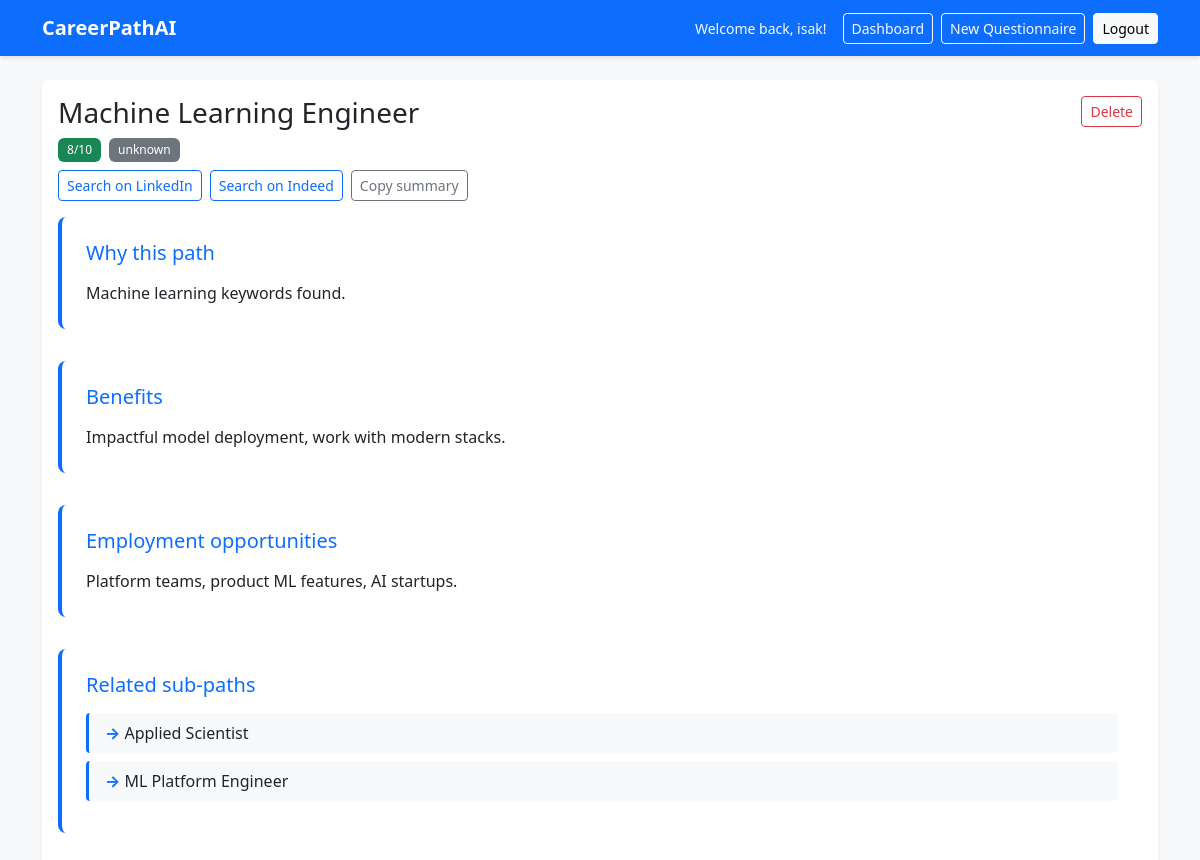
Page /recommendation/10/ (signed in) on the committed database.
### recommender/models.py (models this page shows, shortened)
class Recommendation(models.Model):
    questionnaire = models.ForeignKey(Questionnaire, on_delete=models.CASCADE, related_name="recommendations")
    career_name = models.CharField(max_length=150)
    score = models.PositiveIntegerField()
    explanation = models.TextField()
    getting_started = models.JSONField(default=list, blank=True)
    resources = models.JSONField(default=list, blank=True)
    interview_prep = models.JSONField(default=list, blank=True)
    how_to_apply = models.JSONField(default=list, blank=True)
    generation_source = models.CharField(max_length=20, default="unknown")  # genai|heuristic|unknown
    model_name = models.CharField(max_length=100, blank=True, default="")
    prompt_version = models.CharField(max_length=50, blank=True, default="")
    user_rating = models.SmallIntegerField(null=True, blank=True)  # 1=helpful, -1=not helpful
    user_rating_note = models.TextField(blank=True, default="")
    created_at = models.DateTimeField(auto_now_add=True)
    deleted_at = models.DateTimeField(null=True, blank=True)

### recommender/views.py (the view)
# urls.py: path("recommendation/<int:pk>/", views.recommendation_detail, name="recommendation_detail"),
@login_required
def recommendation_detail(request, pk):
    rec = get_object_or_404(Recommendation, pk=pk, questionnaire__user=request.user)
    if rec.deleted_at is not None:
        messages.warning(request, "This recommendation is in the recycle bin.")
        return redirect("dashboard")
    parsed = _parse_explanation(rec.explanation)
    return render(
        request,
        "recommender/recommendation_detail.html",
        {
            "rec": rec,
            "details": parsed,
        },
    )

### recommender/views.py (called while the page is built)
def _parse_explanation(text: str) -> dict:
    parsed = {"why": "", "benefits": "", "opportunities": "", "sub_paths": []}
    if not text:
        return parsed
    for line in text.splitlines():
        lower = line.lower()
        if line.startswith("Why:"):
            parsed["why"] = line.replace("Why:", "", 1).strip()
        elif lower.startswith("benefits:"):
            parsed["benefits"] = line.split(":", 1)[1].strip() if ":" in line else line.strip()
        elif lower.startswith("employment opportunities:"):
            parsed["opportunities"] = line.split(":", 1)[1].strip() if ":" in line else line.strip()
        elif lower.startswith("related sub-paths:"):
            sub = line.split(":", 1)[1].strip() if ":" in line else ""
            parsed["sub_paths"] = [s.strip() for s in sub.split(",") if s.strip()]
    return parsed

### recommender/templates/recommender/recommendation_detail.html (shortened to what this page needs)
{% extends "base.html" %}
{% load tz %}
{% block content %}
<div class="card shadow-sm">
  <div class="card-body">
    <div class="d-flex justify-content-between align-items-start mb-3">
      <div>
        <h3 class="card-title mb-2">{{ rec.career_name }}</h3>
        <div class="d-flex flex-wrap gap-2 align-items-center">
          <span class="badge bg-success">{{ rec.score }}/10</span>
          {% if rec.generation_source %}
          <span class="badge bg-secondary">{{ rec.generation_source }}</span>
          {% endif %}
        </div>
        <div class="mt-2 d-flex flex-wrap gap-2">
          <a class="btn btn-sm btn-outline-primary" target="_blank" rel="noopener noreferrer" href="https://www.linkedin.com/jobs/search/?keywords={{ rec.career_name|urlencode }}">Search on LinkedIn</a>
          <a class="btn btn-sm btn-outline-primary" target="_blank" rel="noopener noreferrer" href="https://www.indeed.com/jobs?q={{ rec.career_name|urlencode }}">Search on Indeed</a>
          <button
            type="button"
            class="btn btn-sm btn-outline-secondary"
            data-copy-share
            data-share-text="CareerPathAI — {{ rec.career_name }} ({{ rec.score }}/10)\n\nWhy: {{ details.why|default:''|escapejs }}\n\nGetting started: \nResources: "
          >Copy summary</button>
        </div>
      </div>
      <form method="post" action="{% url 'delete_recommendation' rec.id %}" onsubmit="return confirm('Move to recycle bin?');">
        <button type="submit" class="btn btn-sm btn-outline-danger">Delete</button>
      </form>
    </div>
    {% if details %}
      {% if details.why %}
      <div class="recommendation-section">
        <h5>Why this path</h5>
        <p class="mb-0">{{ details.why }}</p>
      </div>
      {% endif %}
      {% if details.benefits %}
      <div class="recommendation-section">
        <h5>Benefits</h5>
        <p class="mb-0">{{ details.benefits }}</p>
      </div>
      {% endif %}
      {% if details.opportunities %}
      <div class="recommendation-section">
        <h5>Employment opportunities</h5>
        <p class="mb-0">{{ details.opportunities }}</p>
      </div>
      {% endif %}
      {% if details.sub_paths %}
      <div class="recommendation-section">
        <h5>Related sub-paths</h5>
        <ul class="sub-paths-list mb-0">
          {% for sub in details.sub_paths %}
          <li>{{ sub }}</li>
          {% endfor %}
        </ul>
      </div>
      {% endif %}
    {% else %}
      <p class="mb-0">{{ rec.explanation|linebreaks }}</p>
    {% endif %}
  </div>
</div>
{% endblock %}

### templates/base.html (shortened to what this page needs)
<!DOCTYPE html>
<html lang="en">
  <head>
    {% load static %}
    <link
      href="https://cdn.jsdelivr.net/npm/bootstrap@5.3.3/dist/css/bootstrap.min.css"
      rel="stylesheet"
    />
    <link href="{% static 'css/custom.css' %}" rel="stylesheet" />
  </head>
  <body class="bg-light">
    <nav class="navbar navbar-expand-lg navbar-dark bg-primary mb-4">
      <div class="container">
        <a class="navbar-brand" href="{% url 'landing' %}">CareerPathAI</a>
        <div class="d-flex align-items-center gap-3 ms-auto">
          {% if user.is_authenticated %}
          <span class="text-light small mb-0"
            >Welcome back, {{ user.username }}!</span
          >
          {% endif %}
          <div class="d-flex gap-2">
            {% if user.is_authenticated %}
            <a class="btn btn-outline-light btn-sm" href="{% url 'dashboard' %}"
              >Dashboard</a
            >
            <a
              class="btn btn-outline-light btn-sm"
              href="{% url 'questionnaire' %}"
              >New Questionnaire</a
            >
            <a class="btn btn-light btn-sm" href="{% url 'logout' %}">Logout</a>
            {% endif %}
          </div>
        </div>
      </div>
    </nav>
    <main class="container">
       {% block content %}{% endblock %}
    </main>
  </body>
</html>

### static/css/custom.css (style rules this page uses)
:root { --primary-color: #0d6efd; --secondary-color: #6c757d; --success-color: #198754; --danger-color: #dc3545; --warning-color: #ffc107; --info-color: #0dcaf0; --light-color: #f8f9fa; --dark-color: #212529; }
* { transition: background-color 0.2s ease, color 0.2s ease; }
.navbar { box-shadow: 0 2px 4px rgba(0, 0, 0, 0.1); }
.navbar-brand { font-weight: 600; font-size: 1.25rem; }
.card { border: none; transition: transform 0.2s ease, box-shadow 0.2s ease; }
.btn { transition: all 0.2s ease; }
.badge { font-weight: 500; padding: 0.5em 0.75em; }
.recommendation-section { margin-bottom: 2rem; padding: 1.5rem; background-color: white; border-radius: 0.5rem; border-left: 4px solid var(--primary-color); }
.recommendation-section h5 { color: var(--primary-color); margin-bottom: 1rem; }
.sub-paths-list { list-style: none; padding-left: 0; }
.sub-paths-list li { padding: 0.5rem 1rem; margin-bottom: 0.5rem; background-color: var(--light-color); border-radius: 0.25rem; border-left: 3px solid var(--primary-color); }
.sub-paths-list li:before { content: "→ "; color: var(--primary-color); font-weight: bold; }

### rows in the picture
Recommendation: career_name "Machine Learning Engineer", score "8", generation_source "unknown"

### other values in the picture
{{ user.username }} "isak"
{{ details.why }} "Machine learning keywords found."
{{ details.benefits }} "Impactful model deployment, work with modern stacks."
{{ details.opportunities }} "Platform teams, product ML features, AI startups."
{{ sub }} "Applied Scientist" "ML Platform Engineer"
